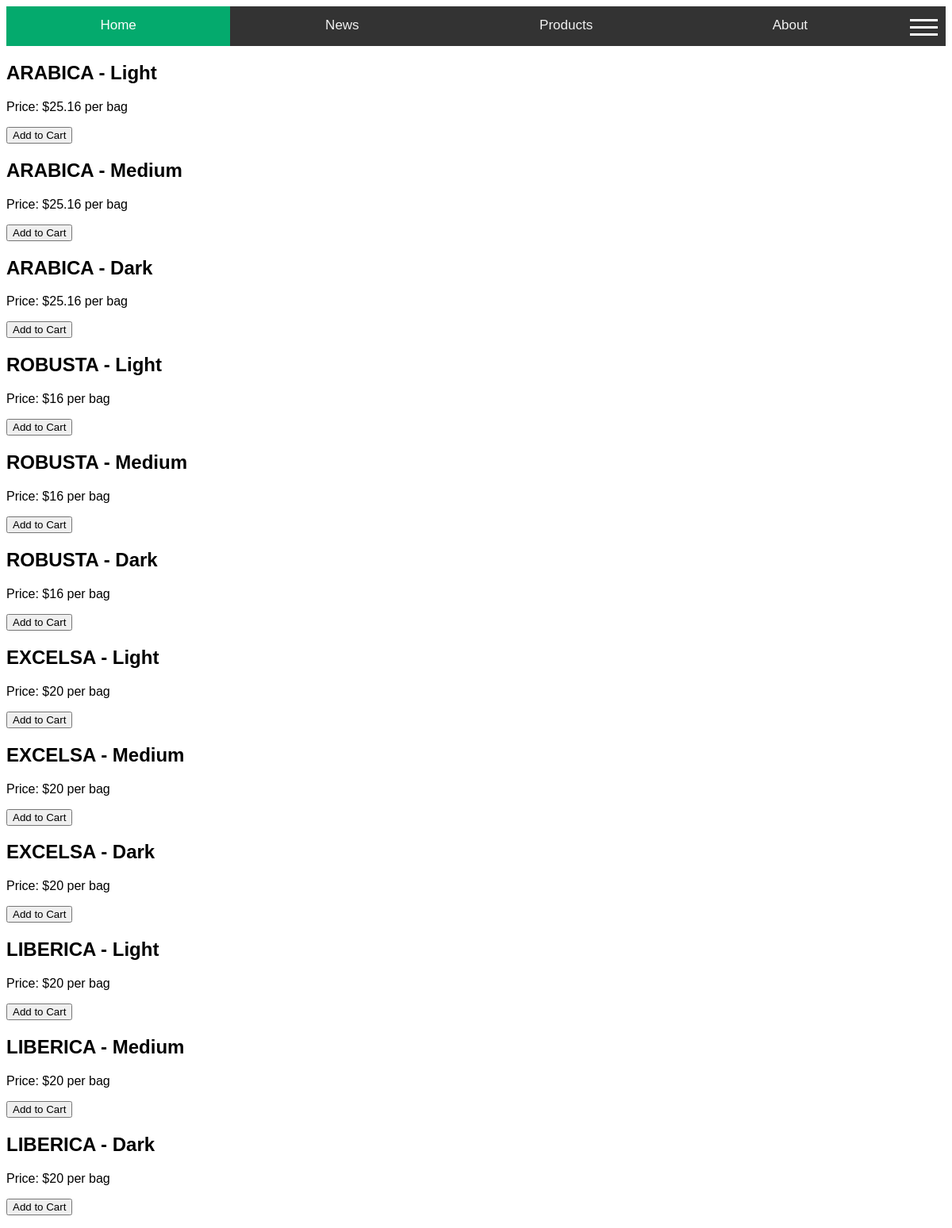
Page /product_renew.php on the committed database.
### tables this page shows
CREATE TABLE `tblcoffee` (
  `Coffee_ID` int(6) NOT NULL,
  `Coffee_Name` varchar(50) NOT NULL,
  `Description` varchar(50) NOT NULL,
  `Best_Use` varchar(50) NOT NULL,
  `Roast_Level` varchar(50) NOT NULL,
  `Price_Per_Bag` float NOT NULL
);

### product_renew.php (the view, shortened to what this page needs)
<link rel="stylesheet" href="css/style_product_renew.css">
<div class="rounded-box">
    <div class="topnav">
        <a class="active" href="index.php">Home</a>
        <a href="prod">News</a>
        <a href="#products">Products</a>
        <a href="#about">About</a>
        <span style="font-size:30px;cursor:pointer" onclick="openNav()">
        <div class="more-container">
            <div class="bar1"></div>
            <div class="bar2"></div>
            <div class="bar3"></div>
        </div>
        </span>
    </div>
<div class="coffee-container">
<?php
include 'connect.php';
$sql = "SELECT * FROM tblcoffee";
$result = mysqli_query($connection, $sql);
while($row = mysqli_fetch_assoc($result)) {
    $coffee_id = $row['Coffee_ID'];
    $coffee_name = $row['Coffee_Name'];
    $price_per_bag = $row['Price_Per_Bag'];
    echo "<div class='coffee-product'>";
    echo "<h2>$coffee_name</h2>";
    echo "<p>Price: $$price_per_bag per bag</p>";
    echo "<form method='POST'>";
    echo "<button type='submit' name='add_to_cart_$coffee_id' value='$coffee_id'>Add to Cart</button>";
    echo "</form>";
    echo "</div>";
}
?>
</div>

### css/style_product_renew.css (style rules this page uses)
.topnav { background-color: #333; overflow: hidden; height: 50px; position: relative; display: flex; }
.topnav a { flex:1; color: #f2f2f2; text-align: center; padding: 14px 16px; text-decoration: none; font-size: 17px; float: none; position:relative; }
.topnav a.active { background-color: #04AA6D; color: white; }
.more-container { display: inline-block; cursor: pointer; padding: 10px; }
.bar3 { width: 35px; height: 3px; background-color: white; margin: 6px 0 6 px 0; transition: 0.4s; }
.bar1, .bar2 { width: 35px; height: 3px; background-color: white; margin: 6px 0; transition: 0.4s; }

### rows in the picture
tblcoffee: Coffee_Name "ARABICA - Light", Price_Per_Bag "25.16", $coffee_id 1 (drawn)
tblcoffee: Coffee_Name "ARABICA - Medium", Price_Per_Bag "25.16", $coffee_id 2 (drawn)
tblcoffee: Coffee_Name "ARABICA - Dark", Price_Per_Bag "25.16", $coffee_id 3 (drawn)
tblcoffee: Coffee_Name "ROBUSTA - Light", Price_Per_Bag "16", $coffee_id 4 (drawn)
tblcoffee: Coffee_Name "ROBUSTA - Medium", Price_Per_Bag "16", $coffee_id 5 (drawn)
tblcoffee: Coffee_Name "ROBUSTA - Dark", Price_Per_Bag "16", $coffee_id 6 (drawn)
tblcoffee: Coffee_Name "EXCELSA - Light", Price_Per_Bag "20", $coffee_id 7 (drawn)
tblcoffee: Coffee_Name "EXCELSA - Medium", Price_Per_Bag "20", $coffee_id 8 (drawn)
tblcoffee: Coffee_Name "EXCELSA - Dark", Price_Per_Bag "20", $coffee_id 9 (drawn)
tblcoffee: Coffee_Name "LIBERICA - Light", Price_Per_Bag "20", $coffee_id 10 (drawn)
tblcoffee: Coffee_Name "LIBERICA - Medium", Price_Per_Bag "20", $coffee_id 11 (drawn)
tblcoffee: Coffee_Name "LIBERICA - Dark", Price_Per_Bag "20", $coffee_id 12 (drawn)
